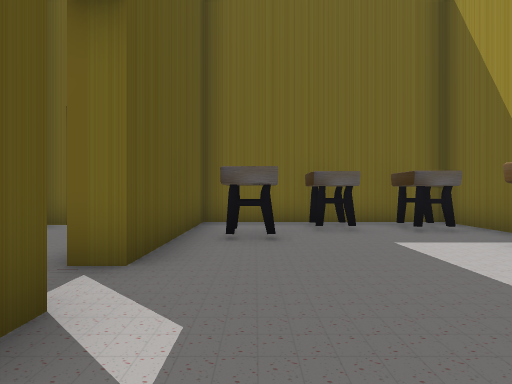
view 1 (above)

24 first-person views from a walk through a Unity game level. The camera is 1.4 m above the floor, looks level and sees 90° across. The floor is counted in squares, 2 m on a side. Each view is taken from the middle of a square. On the plan, view 1 faces up. The plan holds only what a view shows up to about 9 squares ahead; the rest is blank. The place goes on beyond the plan. The player is left out.

view 2
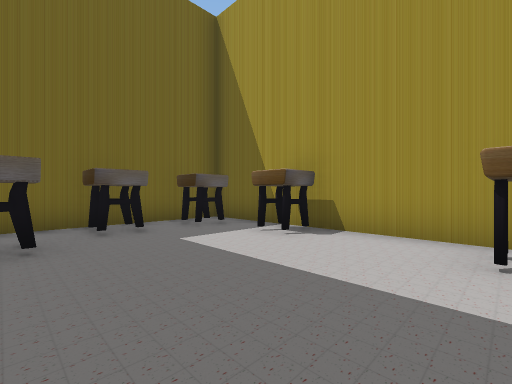

view 3
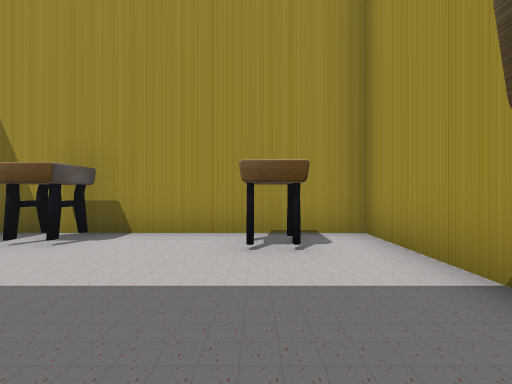

view 4
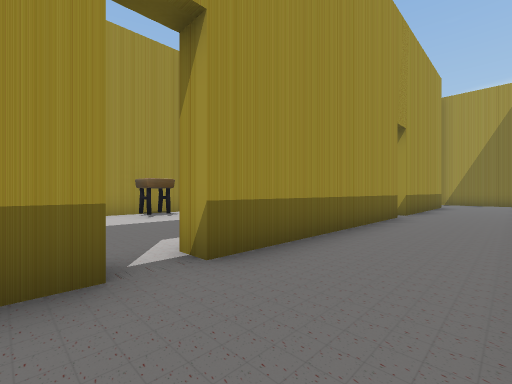

view 5
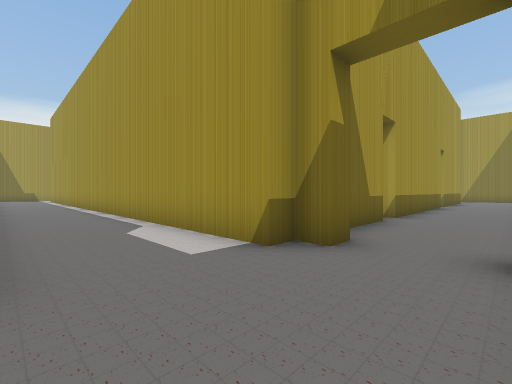

view 6
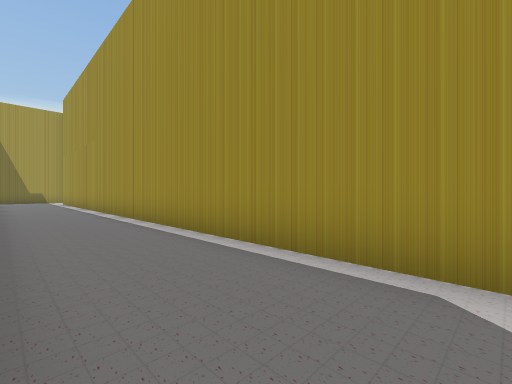

view 7
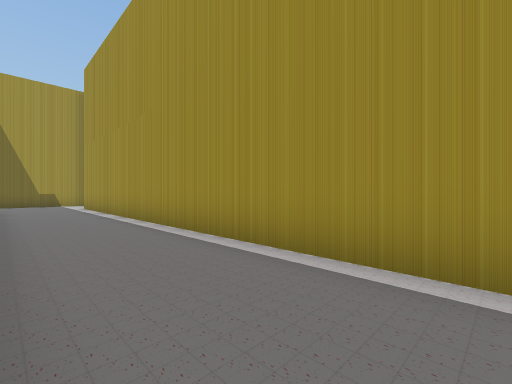

view 8
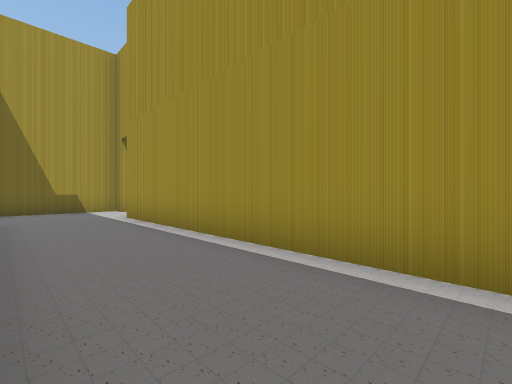

view 9
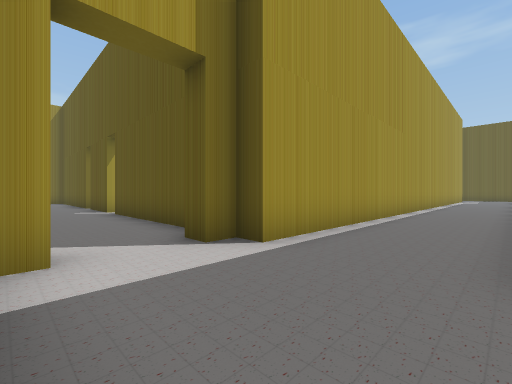

view 10
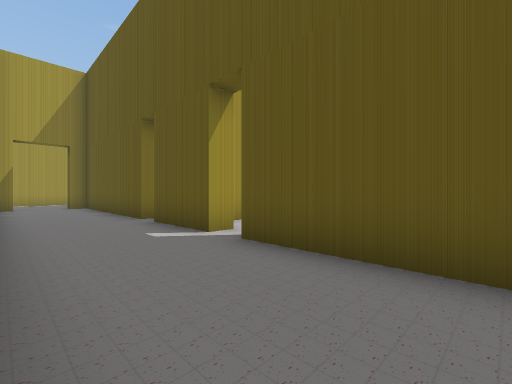

view 11
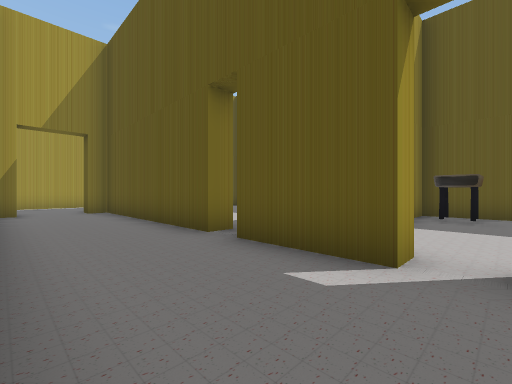

view 12
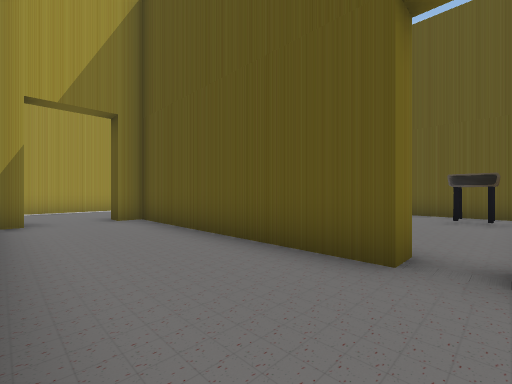

view 13
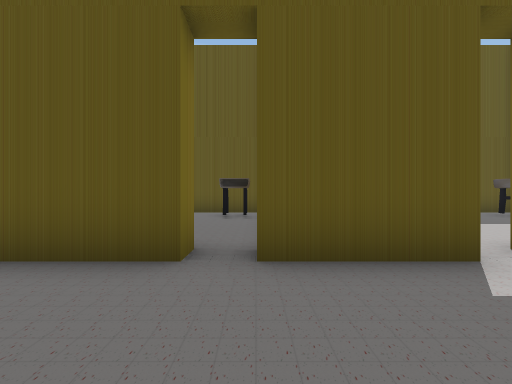

view 14
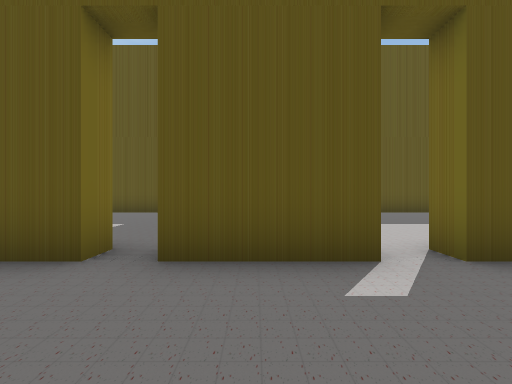

view 15
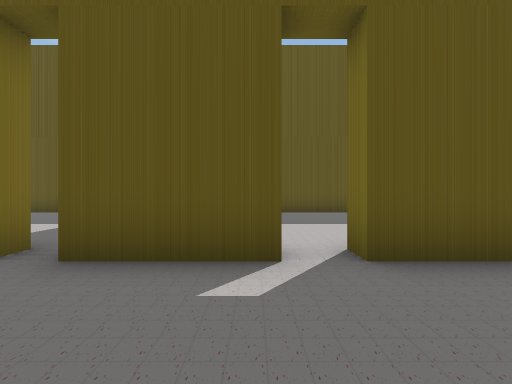

view 16
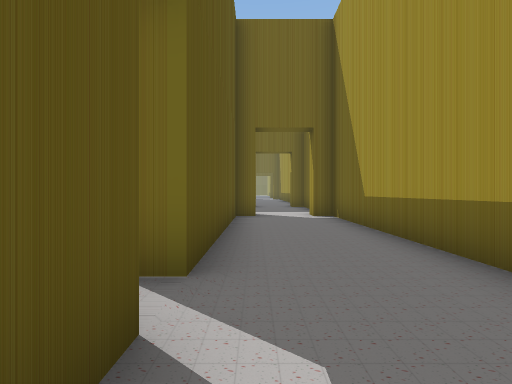

view 17
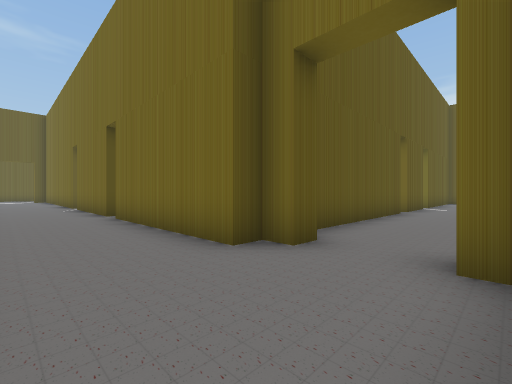

view 18
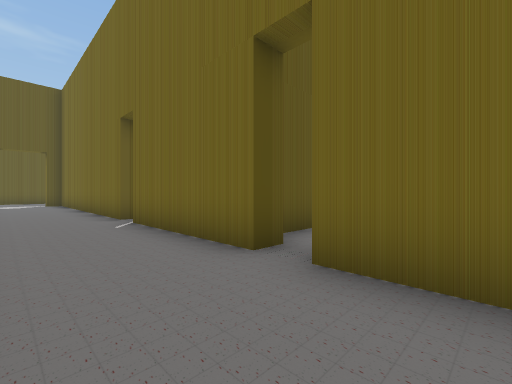

view 19
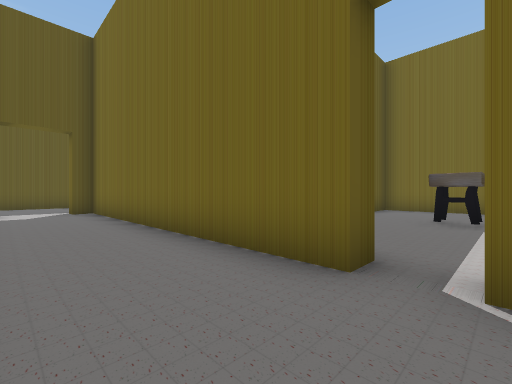

view 20
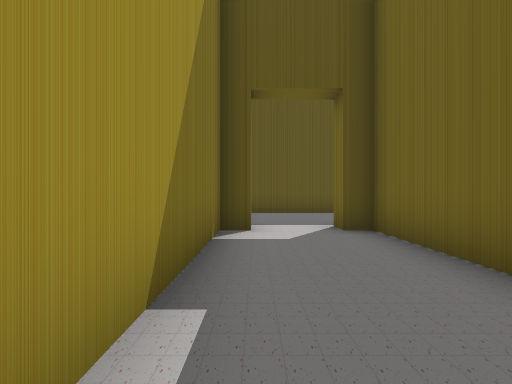

view 21
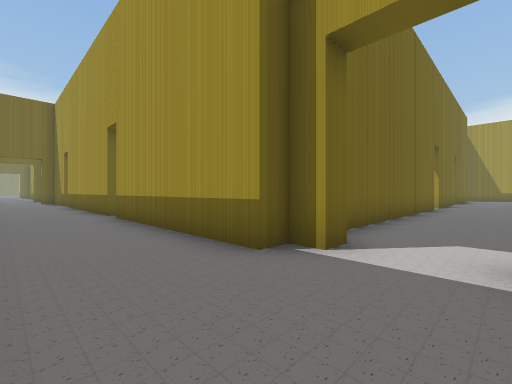

view 22
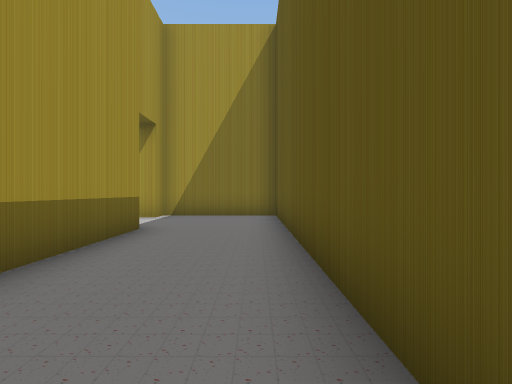

view 23
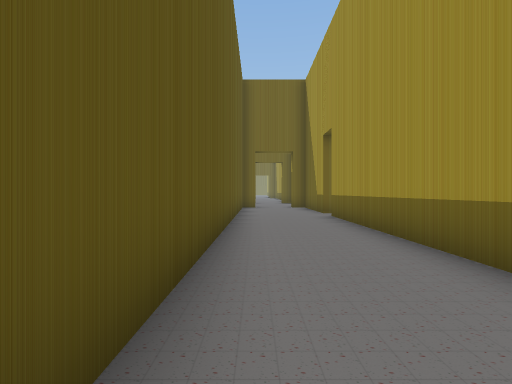

view 24
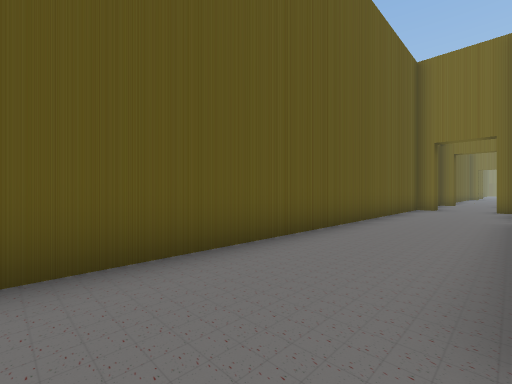

### Floor plan
Ten units are one square. View 1 is at (0, 0); x grows to the right and y downward. Boxes are objects, and circles mark ways between rooms. Rooms are numbered by the first view taken in them; rooms with no view inside come last. Other rooms are left out.
<svg viewBox="-51 -95 268 237">
<path fill="none" stroke="#000" d="M-18 -15 -11 -15M18 19 44 19 44 -60 -12 -60 -12 -24 -18 -24M-24 -54 -24 -60 -18 -60 -18 -66 184 -66 184 -60 190 -60 190 -54 184 -54 184 -1M-18 -24 -18 -42M-40 -54 -45 -54M-46 -41 -46 137 -12 137 -12 131 -7 131 -7 137 34 137M184 7 184 30M212 -65 212 -90M212 -1 212 -54 207 -54 207 -60M184 38 184 97 190 97 190 103 184 103 184 108 136 108M-18 48 -18 -15M80 108 -7 108M128 108 89 108M-7 114 -12 114 -12 108 -18 108 -18 54M189 137 205 137M128 102 128 108M122 29 122 96M122 -58 122 19 131 19"/>
<rect x="-5" y="5" width="10" height="10" fill="#bbb"><title>desk</title></rect>
<rect x="-5" y="-55" width="10" height="20" fill="#bbb"><title>desk</title></rect>
<rect x="5" y="-55" width="20" height="10" fill="#bbb"><title>desk</title></rect>
<rect x="25" y="-5" width="10" height="10" fill="#bbb"><title>desk</title></rect>
<rect x="25" y="-55" width="10" height="10" fill="#bbb"><title>desk</title></rect>
<rect x="35" y="-35" width="10" height="10" fill="#bbb"><title>desk</title></rect>
<rect x="135" y="35" width="10" height="10" fill="#bbb"><title>desk</title></rect>
<rect x="125" y="5" width="20" height="10" fill="#bbb"><title>desk</title></rect>
<rect x="125" y="-55" width="20" height="20" fill="#bbb"><title>desk</title></rect>
<circle cx="-10" cy="-20" r="3" fill="#2a7"/>
<circle cx="130" cy="110" r="3" fill="#2a7"/>
<circle cx="180" cy="35" r="3" fill="#2a7"/>
<circle cx="180" cy="5" r="3" fill="#2a7"/>
<text x="20" y="-20">1</text>
<text x="80" y="-70">2</text>
<text x="150" y="70">3</text>
<text x="150" y="-20">4</text>
</svg>
Room 1 opens to room 2. Room 2 opens to room 3. Room 2 opens to room 4.

Where each view was taken, in squares from view 1:
view 1: 0 up, 0 right, facing up
view 2: 0 up, 0 right, facing up-right
view 3: 0 up, 0 right, facing right
view 4: 3 up, 4 left, facing down-right
view 5: 9 up, 4 left, facing down-right
view 6: 9 up, 1 right, facing down-right
view 7: 9 up, 6 right, facing down-right
view 8: 9 up, 11 right, facing down-right
view 9: 9 up, 21 right, facing down-left
view 10: 3 up, 21 right, facing down-left
view 11: 0 up, 21 right, facing down-left
view 12: 3 down, 21 right, facing down-left
view 13: 3 down, 21 right, facing left
view 14: 2 down, 21 right, facing left
view 15: 1 down, 21 right, facing left
view 16: 2 down, 19 right, facing up
view 17: 13 down, 21 right, facing up-left
view 18: 13 down, 15 right, facing up-left
view 19: 13 down, 9 right, facing up-left
view 20: 13 down, 4 right, facing left
view 21: 13 down, 4 left, facing up-right
view 22: 6 down, 4 left, facing down
view 23: 6 down, 4 left, facing up
view 24: 6 down, 2 left, facing up-left
